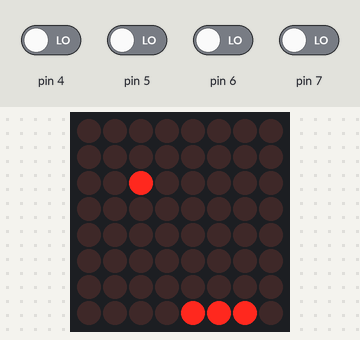
Simulated run of this sketch. Board: Arduino Uno, built with avr-gcc and run on an emulated ATmega328P. On the bench: 8×8 LED matrix. Inputs (shaded band) come from the test bench; at power-on: pin 4–7 LOW. Random numbers use the default seed unless the sketch sets one.

Above: at 2.3 s.
2.4 s: pin 7 driven HIGH
At 2.9 s:
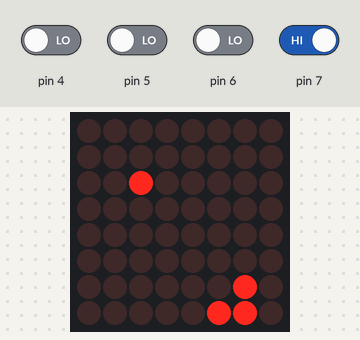
5.5 s: pin 5 driven HIGH
At 5.9 s:
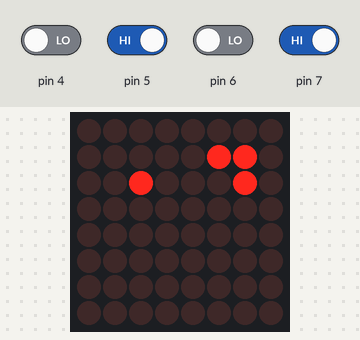
8.6 s: pin 7 driven LOW
At 11.4 s:
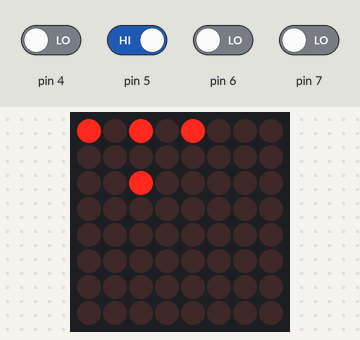
11.7 s: pin 4 driven HIGH
At 14.1 s:
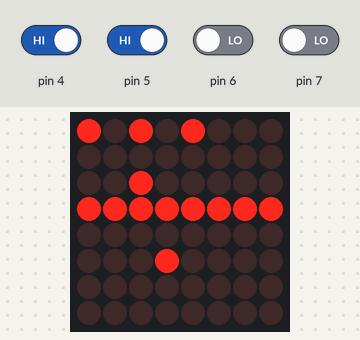
14.8 s: pin 6 driven HIGH
At 17.8 s:
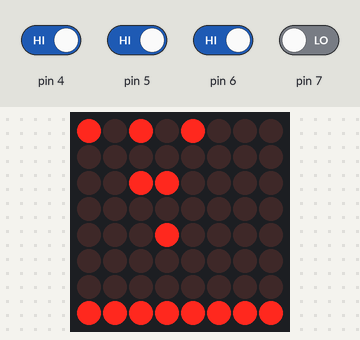
17.9 s: pin 4 driven LOW
At 19.9 s:
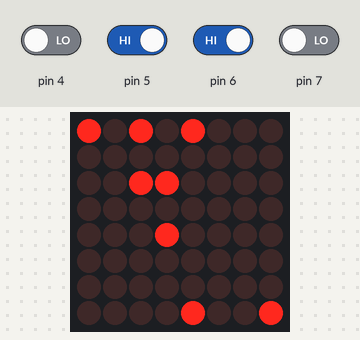
Timing chart, 0 to 21.4 s (numbered marks = the images above; inputs shaded):
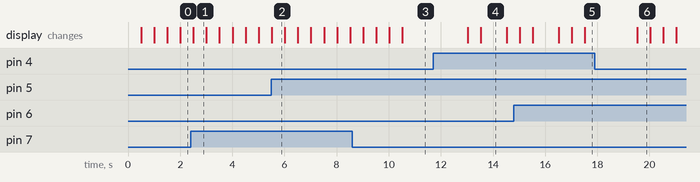

Measured:
- what the display in image 1 shows lasts 0.5 s, from 2.5 s to 3.0 s
- what the display in image 4 shows lasts 1.0 s, from 13.5 s to 14.5 s

The sketch:

snake.ino
```cpp
#include "LedControlMS.h"

/*
 Now we need a LedControl to work with.
 ***** These pin numbers will probably not work with your hardware *****
 pin 12 is connected to the DataIn
 pin 11 is connected to the CLK
 pin 10 is connected to LOAD
 We have only a single MAX72XX.
 */
LedControl lc=LedControl(12,11,10,1);

/* we always wait a bit between updates of the display */
unsigned long delaytime=500;

void setup() {
  /*
   The MAX72XX is in power-saving mode on startup,
   we have to do a wakeup call
   */
  lc.shutdown(0,false);
  /* Set the brightness to a medium values */
  lc.setIntensity(0,2);
  /* and clear the display */
  lc.clearDisplay(0);
  pinMode(7,INPUT);
  pinMode(6,INPUT);
  pinMode(5,INPUT);
  pinMode(4,INPUT);
  randomSeed(7);
  digitalWrite(13,LOW);
}
void loop(){
  //int s=digitalRead(7);
  int a[8]={128,64,32,16,8,4,2,1};
 int b[8]={1,2,4,8,16,32,64,128};
  int r=7;
  int c=0;
  int r1=1;
  int l1=0;

  int x=0;
    int qwe,rty;


  while(1)
  {
    int i=c;
   int k;
   qwe=random(1,7);
rty=random(1,7);
 lc.setLed(0,qwe,rty,true);
  int z=i;
  while(i<6||z>1)
  {

    if(r1==1)
    {
    k=a[i]+a[i+1]+a[i+2];

    }
    else if(l1==1)
    {
     k=a[z]+a[z-1]+a[z-2];

    }

    lc.setRow(0,r,k);
    delay(500);
    int s=digitalRead(7);
    int d=digitalRead(4);
    if(s==1)
    {
      if(r==0)
        lc.shutdown(0,true);
      if(r1==1)
      {
      c=i+2;
      lc.setRow(0,r,a[i+1]+a[i+2]);
      lc.setColumn(0,c,a[r]+a[r-1]);
      delay(500);
      lc.setRow(0,r,a[c]);
      }
      else if(l1==1)
      {
        c=z-2;
      lc.setRow(0,r,a[z-2]+a[z-1]);
      lc.setColumn(0,c,a[r]+a[r-1]);
      delay(500);
      lc.setRow(0,r,a[c]);
      }
      for(int j=r;j>=2;j--)
      {
        int k=a[j-2]+a[j-1]+a[j];
        int p;
        if(r1==1)
        p=i+2;
        else if(l1==1)
        p=z-2;
        lc.setColumn(0,p,k);
        delay(500);
        int f=digitalRead(6);
        int l=digitalRead(5);
        if(f==1)
        {
          r1=1;
          l1=0;
          r=j-2;
          if(c==7)
          {
          lc.shutdown(0,true);
          }
          lc.setColumn(0,c,a[j-2]+a[j-1]);
          lc.setRow(0,r,a[c]+a[c+1]);
          delay(500);
          lc.setColumn(0,c,a[j-2]);
          x=1;

          break;
        }

        else if(l==1)
       {
          l1=1;
          r1=0;
          r=j-2;
          if(c==0)
          {
          lc.shutdown(0,true);
          }
          lc.setColumn(0,c,a[j-2]+a[j-1]);
          lc.setRow(0,r,a[c]+a[c-1]);
          delay(500);
          lc.setColumn(0,c,a[j-2]);
          x=1;

          break;
        }


        if(j==2)
        {
          lc.shutdown(0,true);
          x=1;
        }


      }
      if(x==1)
      break;

    }
    /////////////////////////////////////////////////////////////////////////////////////////////////////////////////////////////////////////////////
    if(d==1)
    {
      if(r==7)
        lc.shutdown(0,true);
      if(r1==1)
      {

      c=i+2;
      lc.setRow(0,r,a[i+1]+a[i+2]);
      lc.setColumn(0,c,a[r]+a[r+1]);
      delay(500);
      lc.setRow(0,r,a[c]);
      }
      else if(l1==1)
      {
        c=z-2;
      lc.setRow(0,r,a[z-2]+a[z-1]);
      lc.setColumn(0,c,a[r]+a[r+1]);
      delay(500);
      lc.setRow(0,r,a[c]);
      }
      for(int j=r;j<6;j++)
      {
        int k=a[j+2]+a[j+1]+a[j];
        int p;
        if(r1==1)
        p=i+2;
        else if(l1==1)
        p=z-2;
        lc.setColumn(0,p,k);
        delay(500);
        int f=digitalRead(6);
        int l=digitalRead(5);
        if(f==1)
        {
          r1=1;
          l1=0;
          r=j+2;
          if(c==7)
          {
          lc.shutdown(0,true);
          }
          lc.setColumn(0,c,a[j+2]+a[j+1]);
          lc.setRow(0,r,a[c]+a[c+1]);
          delay(500);
          lc.setColumn(0,c,a[j+2]);
          x=1;

          break;
        }

        else if(l==1)
       {
          l1=1;
          r1=0;
          r=j+2;
          if(c==0)
          {
          lc.shutdown(0,true);
          }
          lc.setColumn(0,c,a[j+2]+a[j+1]);
          lc.setRow(0,r,a[c]+a[c-1]);
          delay(500);
          lc.setColumn(0,c,a[j+2]);
          x=1;

          break;
        }


        if(j+2>=7)
        {
          lc.shutdown(0,true);
          x=1;
        }


      }
      if(x==1)
      break;

    }


    //////////////////////////////////////////////////////////////////////////////////////////////////////////////////////////////////////////////////
    else
    {
      if(r1==1)
      i++;
      else if(l1==1)
      z--;
    }
    if(r1==1&&i==6)
    lc.shutdown(0,true);
    if(l1==1&&z==1)
    lc.shutdown(0,true);

    }

  }

  }


  /*for(int g=7;g>=0;g--)
{
  int r=g;
  for(int i=0;i<6;i++)
  {
    int k=a[i]+a[i+1]+a[i+2];
    lc.setRow(0,r,k);
    delay(500);
    if(i+2==7)
    { //lc.shutdown(0,true);
      k=a[i+1]+a[i+2];
      lc.setRow(0,r,k);
      lc.setColumn(0,7,a[r]+a[r-1]);
      delay(500);
      lc.setRow(0,r,a[7]);
      if(r!=1||r!=0)
      for(int j=r;j>=2;j--)
      {
        int k=a[j-2]+a[j-1]+a[j];
        lc.setColumn(0,7,k);
        delay(500);
        if(j==2)
        {
          lc.shutdown(0,true);
        }
      }

      else if(r==1)
      {
        lc.setColumn(0,7,a[1]+a[0]);
      }

    }
  }
  lc.shutdown(0,false);
  lc.setRow(0,g,0);
  lc.setColumn(0,7,0);
}  */
```
